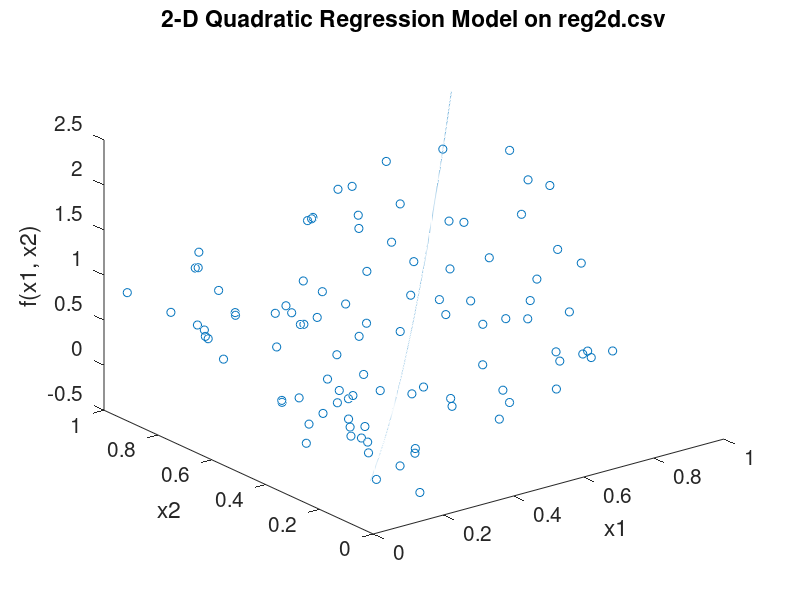

MATLAB code to generate this figure:
clear all;
train_data = importdata("reg2d.csv");

train_x = train_data(:, 1:2);
train_y = train_data(:, 3);

% Linear fit in 5-D space (z1, z2, z3, z4, z5) corresponds to a quadratic
% fit in 2-D space (x1, x2)
z1 = train_x(:, 1);
z2 = train_x(:, 2);
z3 = z1.*z2;
z4 = z1.^2;
z5 = z2.^2;
Z = [ones(size(z1)), z1, z2, z3, z4, z5];

r = train_y;

% Vector of weights obtained from solving (Z^T * Z)^-1 * Z^T * r
w = (Z.' * Z) \ ((Z.')*r);

% Print SSE
train_error = sum((train_y - Z*w).^2)

% Function for plotting regression model
f = @(Z) Z*w;

% Finely spaced points to use for plotting regression model
z1 = linspace(min(z1), max(z1), 1000).';
z2 = linspace(min(z2), max(z2), 1000).';
z3 = z1.*z2;
z4 = z1.^2;
z5 = z2.^2;
Z = [ones(size(z1)), z1, z2, z3, z4, z5];

% Plot 3-D scatterplot of x1, x2 and r as well 3-D plot of regression
% model
hold on
view(3);
scatter3(train_x(:, 1), train_x(:, 2), train_y)
plot3(z1, z2, f(Z))
xlabel("x1")
ylabel("x2")
zlabel("f(x1, x2)")
title("2-D Quadratic Regression Model on reg2d.csv")
set(gca, 'FontSize', 15)
hold off
